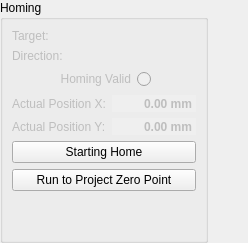
         <widget class="XConfig" name="tab_Homing">
          <attribute name="title">
           <string>Homing</string>
          </attribute>
          <layout class="QGridLayout" name="gridLayout_13">
           <property name="leftMargin">
            <number>0</number>
           </property>
           <property name="topMargin">
            <number>0</number>
           </property>
           <property name="rightMargin">
            <number>0</number>
           </property>
           <property name="bottomMargin">
            <number>0</number>
           </property>
           <item row="0" column="1">
            <spacer name="horizontalSpacer_4">
             <property name="orientation">
              <enum>Qt::Horizontal</enum>
             </property>
             <property name="sizeHint" stdset="0">
              <size>
               <width>40</width>
               <height>20</height>
              </size>
             </property>
            </spacer>
           </item>
           <item row="0" column="0">
            <widget class="QGroupBox" name="groupBox_11">
             <property name="title">
              <string>Homing</string>
             </property>
             <layout class="QGridLayout" name="gridLayout_14">
              <item row="2" column="0" colspan="2">
               <widget class="QRadioButton" name="radioButton_homing_valid">
                <property name="enabled">
                 <bool>false</bool>
                </property>
                <property name="sizePolicy">
                 <sizepolicy hsizetype="Minimum" vsizetype="Preferred">
                  <horstretch>0</horstretch>
                  <verstretch>0</verstretch>
                 </sizepolicy>
                </property>
                <property name="layoutDirection">
                 <enum>Qt::RightToLeft</enum>
                </property>
                <property name="text">
                 <string>Homing Valid</string>
                </property>
                <property name="autoExclusive">
                 <bool>false</bool>
                </property>
               </widget>
              </item>
              <item row="0" column="0">
               <widget class="QLabel" name="label_19">
                <property name="enabled">
                 <bool>false</bool>
                </property>
                <property name="sizePolicy">
                 <sizepolicy hsizetype="Preferred" vsizetype="Preferred">
                  <horstretch>0</horstretch>
                  <verstretch>0</verstretch>
                 </sizepolicy>
                </property>
                <property name="text">
                 <string>Target:</string>
                </property>
               </widget>
              </item>
              <item row="3" column="1" colspan="2">
               <widget class="QDoubleSpinBox" name="doubleSpinBox_homing_actual_pos_x">
                <property name="enabled">
                 <bool>false</bool>
                </property>
                <property name="sizePolicy">
                 <sizepolicy hsizetype="Minimum" vsizetype="Preferred">
                  <horstretch>0</horstretch>
                  <verstretch>0</verstretch>
                 </sizepolicy>
                </property>
                <property name="font">
                 <font>
                  <weight>75</weight>
                  <bold>true</bold>
                 </font>
                </property>
                <property name="frame">
                 <bool>false</bool>
                </property>
                <property name="alignment">
                 <set>Qt::AlignRight|Qt::AlignTrailing|Qt::AlignVCenter</set>
                </property>
                <property name="readOnly">
                 <bool>true</bool>
                </property>
                <property name="buttonSymbols">
                 <enum>QAbstractSpinBox::NoButtons</enum>
                </property>
                <property name="specialValueText">
                 <string notr="true"/>
                </property>
                <property name="prefix">
                 <string notr="true"/>
                </property>
                <property name="suffix">
                 <string notr="true"> mm</string>
                </property>
                <property name="minimum">
                 <double>-10000.000000000000000</double>
                </property>
                <property name="maximum">
                 <double>10000.000000000000000</double>
                </property>
               </widget>
              </item>
              <item row="1" column="0">
               <widget class="QLabel" name="label_20">
                <property name="enabled">
                 <bool>false</bool>
                </property>
                <property name="sizePolicy">
                 <sizepolicy hsizetype="Preferred" vsizetype="Preferred">
                  <horstretch>0</horstretch>
                  <verstretch>0</verstretch>
                 </sizepolicy>
                </property>
                <property name="text">
                 <string>Direction:</string>
                </property>
               </widget>
              </item>
              <item row="4" column="1" colspan="2">
               <widget class="QDoubleSpinBox" name="doubleSpinBox_homing_actual_pos_y">
                <property name="enabled">
                 <bool>false</bool>
                </property>
                <property name="sizePolicy">
                 <sizepolicy hsizetype="Minimum" vsizetype="Preferred">
                  <horstretch>0</horstretch>
                  <verstretch>0</verstretch>
                 </sizepolicy>
                </property>
                <property name="font">
                 <font>
                  <weight>75</weight>
                  <bold>true</bold>
                 </font>
                </property>
                <property name="frame">
                 <bool>false</bool>
                </property>
                <property name="alignment">
                 <set>Qt::AlignRight|Qt::AlignTrailing|Qt::AlignVCenter</set>
                </property>
                <property name="readOnly">
                 <bool>true</bool>
                </property>
                <property name="buttonSymbols">
                 <enum>QAbstractSpinBox::NoButtons</enum>
                </property>
                <property name="specialValueText">
                 <string notr="true"/>
                </property>
                <property name="prefix">
                 <string notr="true"/>
                </property>
                <property name="suffix">
                 <string notr="true"> mm</string>
                </property>
                <property name="minimum">
                 <double>-10000.000000000000000</double>
                </property>
                <property name="maximum">
                 <double>10000.000000000000000</double>
                </property>
               </widget>
              </item>
              <item row="4" column="0">
               <widget class="QLabel" name="label_22">
                <property name="enabled">
                 <bool>false</bool>
                </property>
                <property name="text">
                 <string>Actual Position Y:</string>
                </property>
               </widget>
              </item>
              <item row="5" column="0" colspan="3">
               <widget class="QPushButton" name="pushButton_starting_home">
                <property name="sizePolicy">
                 <sizepolicy hsizetype="Minimum" vsizetype="Preferred">
                  <horstretch>0</horstretch>
                  <verstretch>0</verstretch>
                 </sizepolicy>
                </property>
                <property name="toolTip">
                 <string>Move  to Zero Point Position</string>
                </property>
                <property name="text">
                 <string>Starting Home</string>
                </property>
                <property name="icon">
                 <iconset resource="../../res/res.qrc">
                  <normaloff>:/res/image/icon/address.png</normaloff>:/res/image/icon/address.png</iconset>
                </property>
               </widget>
              </item>
              <item row="3" column="0">
               <widget class="QLabel" name="label_21">
                <property name="enabled">
                 <bool>false</bool>
                </property>
                <property name="text">
                 <string>Actual Position X:</string>
                </property>
               </widget>
              </item>
              <item row="7" column="0">
               <spacer name="verticalSpacer_5">
                <property name="orientation">
                 <enum>Qt::Vertical</enum>
                </property>
                <property name="sizeHint" stdset="0">
                 <size>
                  <width>20</width>
                  <height>40</height>
                 </size>
                </property>
               </spacer>
              </item>
              <item row="1" column="1" colspan="2">
               <widget class="QLabel" name="label_homing_direction">
                <property name="enabled">
                 <bool>false</bool>
                </property>
                <property name="text">
                 <string/>
                </property>
               </widget>
              </item>
              <item row="0" column="1" colspan="2">
               <widget class="QLabel" name="label_homing_target">
                <property name="enabled">
                 <bool>false</bool>
                </property>
                <property name="text">
                 <string/>
                </property>
               </widget>
              </item>
              <item row="6" column="0" colspan="3">
               <widget class="QPushButton" name="pushButton_go_prjZero">
                <property name="text">
                 <string>Run to Project Zero Point</string>
                </property>
               </widget>
              </item>
             </layout>
            </widget>
           </item>
          </layout>
         </widget>
